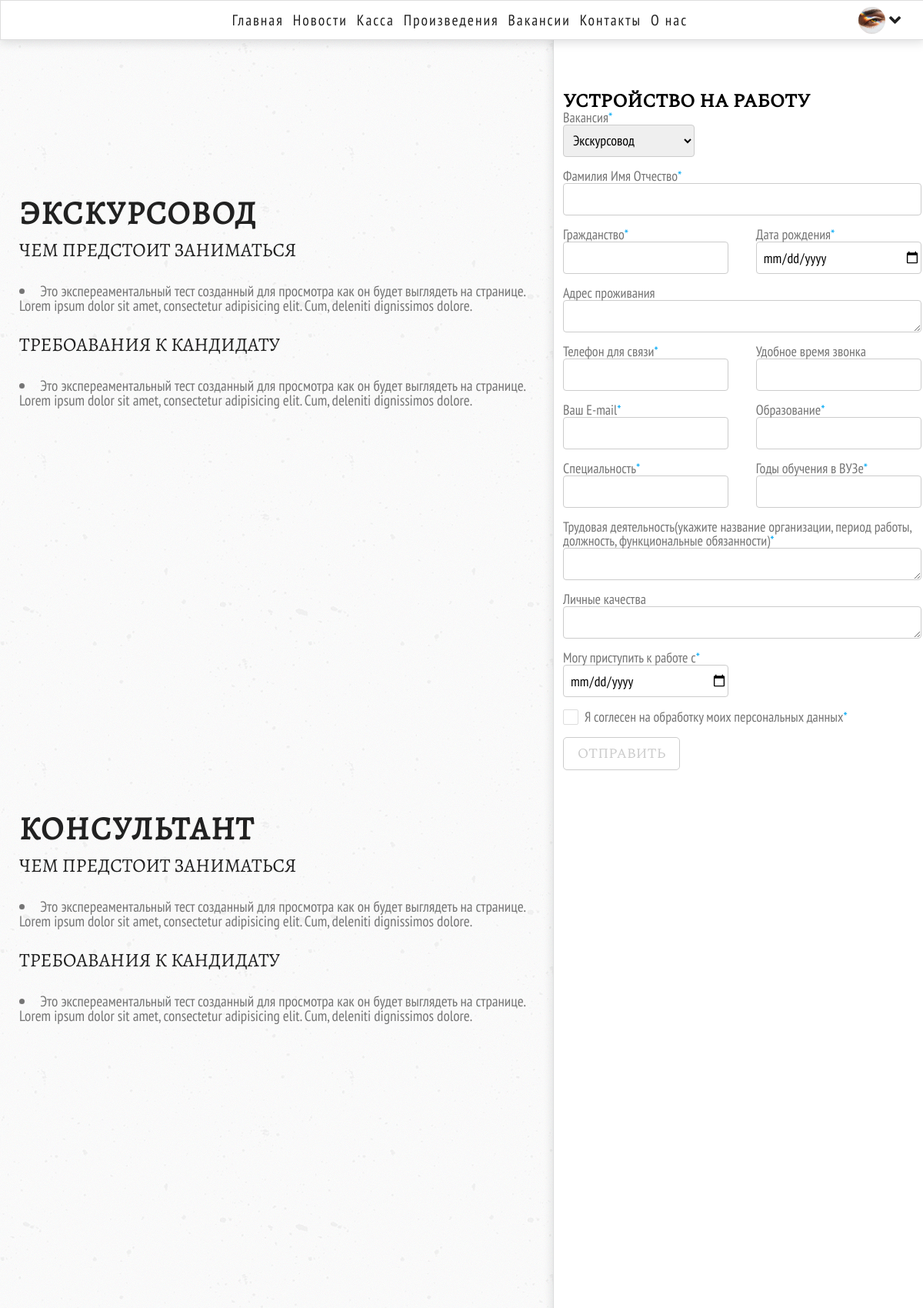
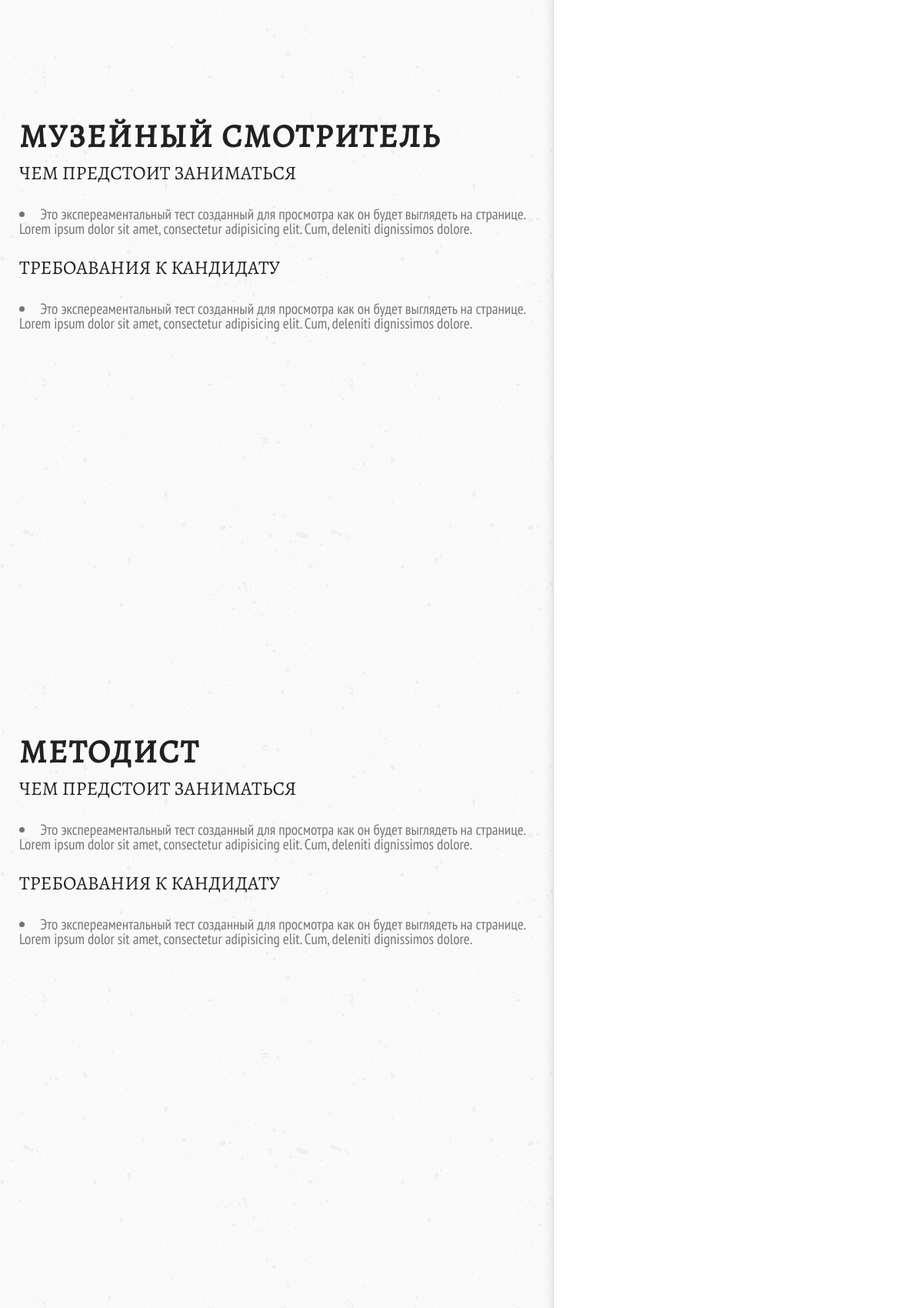
Screenshot of /jobs/ (signed in, upper part) with the database file from the repository (2 pictures, top to bottom).
### tables this page shows
CREATE TABLE `jobs` (
  `id` int(11) NOT NULL,
  `name` varchar(255) NOT NULL,
  `what_to_do` text NOT NULL,
  `requirements` text NOT NULL,
  `status` int(11) NOT NULL DEFAULT '1'
);

### controllers/JobsController.php (called while the page is built, shortened)
<?php
class JobsController
{
    public function actionIndex()
    {
        $jobsList = Jobs::getJobsList();
        $idUser = User::getUserId();
        require_once (ROOT . '/views/jobs/index.php');
        return true;
    }
}

### index.php (called while the page is built, shortened)
<?php
require_once(ROOT.'/components/Autoload.php');
$router = new Router();
$router->run();

### components/Autoload.php (called while the page is built, shortened)
<?php
spl_autoload_register(function($class_name)
{
    $array_paths = array(
        '/models/',
        '/components/'
    );
    foreach ($array_paths as $path) {
        $path = ROOT . $path . $class_name . '.php';
    }
});

### models/User.php (called while the page is built, shortened)
<?php
class User
{
    public static function getUserId()
    {
        if (isset($_SESSION['user'])) {
            return $_SESSION['user'];
        }
    }
    public static function getImage($id)
    {
        $noImage = 'no-image.png';
        $path = '/upload/images/users/';
        $pathToUserImage = $path . $id . '.jpg';
        if (file_exists($_SERVER['DOCUMENT_ROOT'] . $pathToUserImage)) {
            return $pathToUserImage;
        }
        return $path . $noImage;
    }
}

### models/Jobs.php (called while the page is built)
<?php
class Jobs
{
    public static function getJobsList()
    {
        $db = Db::getConnection();
        $result = $db->query('SELECT id, name, what_to_do, requirements FROM jobs WHERE status="1"');
        $jobsList = array();
        $i = 0;
        while ($row = $result->fetch()) {
            $jobsList[$i]['id'] = $row['id'];
            $jobsList[$i]['name'] = $row['name'];
            $jobsList[$i]['what_to_do'] = $row['what_to_do'];
            $jobsList[$i]['requirements'] = $row['requirements'];
            $i ++;
        }
        return $jobsList;
    }
}

### views/jobs/index.php (the view, shortened to what this page needs)
<!doctype html>
<html lang="ru">
<head>
    <link rel="stylesheet" href="/template/stylesheet/all.css">
    <link rel="stylesheet" href="/template/stylesheet/scrollBar.css">
    <link rel="stylesheet" href="/template/stylesheet/fonts.css">
    <link rel="stylesheet" href="/template/stylesheet/default.css">
    <link rel="stylesheet" href="/template/stylesheet/menuCSS.css">
    <link rel="stylesheet" href="/template/stylesheet/mobilMenu.css">
    <link rel="stylesheet" href="/template/stylesheet/job.css">
    <link rel="stylesheet" href="/template/stylesheet/checkboxStyle.css">
    <link rel="stylesheet" href="/template/stylesheet/media.css">
    <link rel="stylesheet" href="/template/stylesheet/nprogress.css">
    <link rel="stylesheet" href="/template/stylesheet/media.css">
</head>
<body>
<header id="header">
    <div class="nav-container f-nav">
        <div class="nav">
            <ul>
                <li><a href="/">Главная</a></li>
                <li><a href="/news/">Новости</a></li>
                <li><a href="/tickets/">Касса</a></li>
                <li><a href="/collection/">Произведения</a></li>
                <li><a href="/jobs/">Вакансии</a></li>
                <li><a href="/contacts/">Контакты</a></li>
                <li><a href="/about/">О нас </a></li>
            </ul>
        </div>
        <div class="user-menu">
            <div class="user-avatar" id="close__" onclick="openUserProfil()" >
                <img src="<?php echo User::getImage($idUser); ?>" alt="user-avatar">
                <p><i class="fas fa-angle-down"></i></p>
            </div>
        </div>
    </div>
</header>
<section id="job">
    <div class="information-about-job">
        <?php foreach ($jobsList as $jobs): ?>
        <div class="work" id="item-<?php echo $jobs['id']; ?>">
            <h2><?php echo $jobs['name']; ?></h2>
            <h3>Чем предстоит заниматься</h3>
            <li><?php echo $jobs['what_to_do']; ?></li>
            <h3>Требоавания к кандидату</h3>
            <li><?php echo $jobs['requirements']; ?></li>
        </div>
        <?php endforeach; ?>
    </div>
    <div class="job-wrap">
        <form action="#" method="post">
            <div class="vacancy" id="menu">
                <h2>Устройство на работу</h2>
                <label for="vacancy-to-job">Вакансия<span>*</span></label>
                <select name="vacancy-to-job" id="vacancy-to-job">
                    <?php foreach ($jobsList as $job): ?>
                        <option href="#item-<?php echo $job['id']; ?>"
                            <?php if ($job['id'] == 1) echo 'selected'; ?>
                                value="<?php echo $job['name']; ?>"><?php echo $job['name']; ?>
                        </option>
                    <?php endforeach; ?>
                </select>
                <br>
            </div>
            <div class="summary">
                <div class="to-work">
                    <label for="">Фамилия Имя Отчество<span>*</span></label> <br>
                    <input type="text" class="FIO" name="FIO"> <br>
                </div>
                <div class="job-info">
                    <div class="nationality">
                        <label for="">Гражданство<span>*</span></label> <br>
                        <input type="text" name="citizenship">
                    </div>
                    <div class="birth-date">
                        <label for="">Дата рождения<span>*</span></label> <br>
                        <input type="date" name="date">
                    </div>
                </div>
                <div class="live-place">
                    <br>
                    <label for="">Адрес проживания</label> <br>
                    <textarea name="address" id=""></textarea>
                </div>
                <div class="job-info">
                    <div class="nationality">
                        <br>
                        <label for="">Телефон для связи<span>*</span></label> <br>
                        <input type="text" id="phone" name="phone">
                    </div>
                    <div class="birth-date">
                        <br>
                        <label for="">Удобное время звонка</label> <br>
                        <input type="text" name="time_to_call">
                    </div>
                </div>
                <div class="job-info">
                    <div class="nationality">
                        <br>
                        <label for="">Ваш E-mail<span>*</span></label> <br>
                        <input type="text" name="email">
                    </div>
                    <div class="birth-date">
                        <br>
                        <label for="">Образование<span>*</span></label> <br>
                        <input type="text" name="education">
                    </div>
                </div>
                <div class="job-info">
                    <div class="nationality">
                        <br>
                        <label for="">Специальность<span>*</span></label> <br>
                        <input type="text" name="specialty">
                    </div>
                    <div class="birth-date">
                        <br>
                        <label for="">Годы обучения в ВУЗе<span>*</span></label> <br>
                        <input type="text" name="years_of_education">
                    </div>
                </div>
                <div class="live-place">
                    <br>
                    <label for="">Трудовая деятельность(укажите название организации, период работы, должность, функциональные обязанности)<span>*</span></label> <br>
                    <textarea name="labor_activity" id=""></textarea>
                </div>
                <div class="live-place">
                    <br>
                    <label for="">Личные качества</label> <br>
                    <textarea name="personal_qualities" id=""></textarea>
                </div>
                <div class="job-info">
                    <div class="birth-date">
                        <br>
                        <label for="">Могу приступить к работе с<span>*</span></label> <br>
                        <input type="date" name="start_date">
                        <br>
                    </div>
                </div>
                <div><input type="checkbox" id="cb3"> <label for="cb3">Я соглесен на обработку моих персональных данных<span>*</span></label></div>
                <br>
                <button class="send-profile" name="submit" type="submit">Отправить</button>
            </div>
        </form>
    </div>
</section>
</body>
</html>

### components/Router.php (shortened to what this page needs)
<?php
class Router
{
    private $routers;
    public function __construct()
    {
        $routesPath = ROOT . '/config/routes.php';
        $this->routers = include($routesPath);
    }
    private function getURI()
    {
        if (!empty($_SERVER['REQUEST_URI'])) {
            return trim($_SERVER['REQUEST_URI'], '/');
        }
    }
    public function run()
    {
        $uri = $this->getURI();
        foreach ($this->routers as $uriPattern => $path) {
            if (preg_match("~^$uriPattern$~", $uri)) {
                $internalRoute = preg_replace("~^$uriPattern$~", $path, $uri);
                $segments = explode('/', $internalRoute);
                $controllerName = array_shift($segments) . 'Controller';
                $actionName = 'action'.ucfirst(array_shift($segments));
                $parameters = $segments;
                $controllerObject = new $controllerName;
                $result = call_user_func_array(array($controllerObject, $actionName), $parameters);
                if ($result != null) {
                    break;
                }
            }
        }
    }
}

### template/stylesheet/all.css (style rules this page uses)
.fa, .fas, .far, .fal, .fab { -moz-osx-font-smoothing: grayscale; -webkit-font-smoothing: antialiased; display: inline-block; font-style: normal; font-variant: normal; text-rendering: auto; line-height: 1; }
.fa-angle-down:before { content: "\f107"; }
.fa, .fas { font-family: 'Font Awesome 5 Free'; font-weight: 900; }

### template/stylesheet/default.css (style rules this page uses)
* { margin: 0; padding: 0; box-sizing: unset; }
body { position: relative; z-index: 1; background: url("../museums_pictures/body-pattern.png"); line-height: 1; }
textarea, input, button, i, select, option { outline: none; }
h1, h2, h3 { font-family: 'AlegreyaSCRegular' , sans-serif; font-weight: 400; }
p { font-family: 'SpectralRegular' , sans-serif; }
dl, ol, ul { margin-bottom: 0; }

### template/stylesheet/menuCSS.css (style rules this page uses)
.nav-container { width: 100%; position: absolute; z-index: 9999; height: 75px; display: flex; justify-content: center; align-items: center; }
.nav-container .user-menu { display: flex; flex-direction: column; justify-content: flex-end; position: absolute; right: 30px; }
.nav-container .user-menu .user-avatar { display: flex; align-items: center; transition: .1s ease-in-out; }
.nav-container .user-menu .user-avatar img { width: 35px; height: 35px; background: #fff; border-radius: 50%; }
.nav-container .user-menu .user-avatar i { margin-left: 5px; font-size: 24px; color: #fff; transition: .1s ease-in-out; }
.nav { height: 42px; display: flex; align-items: center; }
.nav ul { list-style: none; }
.nav ul li { float: left; padding: 6px; }
.nav ul li:first-child { padding-left: 0; }
.nav ul li a { font-family: 'PT_SansNarrowWebRegular' , sans-serif; font-weight: 400; font-size: 1.225rem; color: #fff; text-decoration: none; letter-spacing: 3px; transition: .2s ease-in-out; border-bottom: 2px solid transparent; }
.f-nav { display: flex; justify-content: center; width: 100%; height: 50px; z-index: 22; position: fixed; top: 0; animation: openMainMenu .4s linear both; background: #fff; -webkit-box-shadow: 0 3px 12px rgba(27, 31, 35, 0.15); -moz-box-shadow: 0 3px 12px rgba(27, 31, 35, 0.15); box-shadow: 0 3px 12px rgba(27, 31, 35, 0.15); border: 1px solid rgba(27, 31, 35, 0.15); }
.f-nav .nav li a { letter-spacing: 2px; color: #212121; transition: .3s ease-in-out; border-bottom: 1px solid transparent; }
.f-nav .user-menu { display: flex; flex-direction: column; justify-content: flex-end; position: absolute; right: 30px; }
.f-nav .user-menu .user-avatar { display: flex; align-items: center; transition: .1s ease-in-out; }
.f-nav .user-menu .user-avatar p { margin: 0; }
.f-nav .user-menu .user-avatar i { transition: .1s ease-in-out; color: #212121; }

### template/stylesheet/checkboxStyle.css (style rules this page uses)
input[type="checkbox"]:checked + label, input[type="checkbox"]:not(:checked) + label, input[type="radio"]:checked + label, input[type="radio"]:not(:checked) + label { display: inline-block; position: relative; padding-left: 28px; line-height: 20px; cursor: pointer; }
input[type="checkbox"]:checked + label:before, input[type="checkbox"]:not(:checked) + label:before, input[type="radio"]:checked + label:before, input[type="radio"]:not(:checked) + label:before { content: ""; position: absolute; left: 0px; top: 0px; width: 18px; height: 18px; border: 1px solid #dddddd; background-color: #ffffff; }
input[type="checkbox"]:checked + label:before, input[type="checkbox"]:not(:checked) + label:before { border-radius: 2px; }
input[type="checkbox"]:checked + label:after, input[type="checkbox"]:not(:checked) + label:after, input[type="radio"]:checked + label:after, input[type="radio"]:not(:checked) + label:after { content: ""; position: absolute; -webkit-transition: all 0.2s ease; -moz-transition: all 0.2s ease; -o-transition: all 0.2s ease; transition: all 0.2s ease; }
input[type="checkbox"]:checked + label:after, input[type="checkbox"]:not(:checked) + label:after { left: 3px; top: 4px; width: 10px; height: 5px; border-radius: 1px; border-left: 4px solid #03A9F4; border-bottom: 4px solid #03A9F4; -webkit-transform: rotate(-45deg); -moz-transform: rotate(-45deg); -o-transform: rotate(-45deg); -ms-transform: rotate(-45deg); transform: rotate(-45deg); }
input[type="checkbox"]:not(:checked) + label:after, input[type="radio"]:not(:checked) + label:after { opacity: 0; }

### rows the page displays
jobs: name "ЭКСКУРСОВОД", what_to_do "Это экспереаментальный тест созданный для просмотра как он будет выглядеть на странице. Lorem ipsum dolor sit amet, consectetur adipisicing elit. Cum, deleniti dignissimos dolore.", requirements "Это экспереаментальный тест созданный для просмотра как он будет выглядеть на странице. Lorem ipsum dolor sit amet, consectetur adipisicing elit. Cum, deleniti dignissimos dolore."
jobs: name "КОНСУЛЬТАНТ", what_to_do "Это экспереаментальный тест созданный для просмотра как он будет выглядеть на странице. Lorem ipsum dolor sit amet, consectetur adipisicing elit. Cum, deleniti dignissimos dolore.", requirements "Это экспереаментальный тест созданный для просмотра как он будет выглядеть на странице. Lorem ipsum dolor sit amet, consectetur adipisicing elit. Cum, deleniti dignissimos dolore."
jobs: name "МУЗЕЙНЫЙ СМОТРИТЕЛЬ", what_to_do "Это экспереаментальный тест созданный для просмотра как он будет выглядеть на странице. Lorem ipsum dolor sit amet, consectetur adipisicing elit. Cum, deleniti dignissimos dolore.", requirements "Это экспереаментальный тест созданный для просмотра как он будет выглядеть на странице. Lorem ipsum dolor sit amet, consectetur adipisicing elit. Cum, deleniti dignissimos dolore."
jobs: name "МЕТОДИСТ", what_to_do "Это экспереаментальный тест созданный для просмотра как он будет выглядеть на странице. Lorem ipsum dolor sit amet, consectetur adipisicing elit. Cum, deleniti dignissimos dolore.", requirements "Это экспереаментальный тест созданный для просмотра как он будет выглядеть на странице. Lorem ipsum dolor sit amet, consectetur adipisicing elit. Cum, deleniti dignissimos dolore."

### other values shown
form field vacancy-to-job "Экскурсовод"
